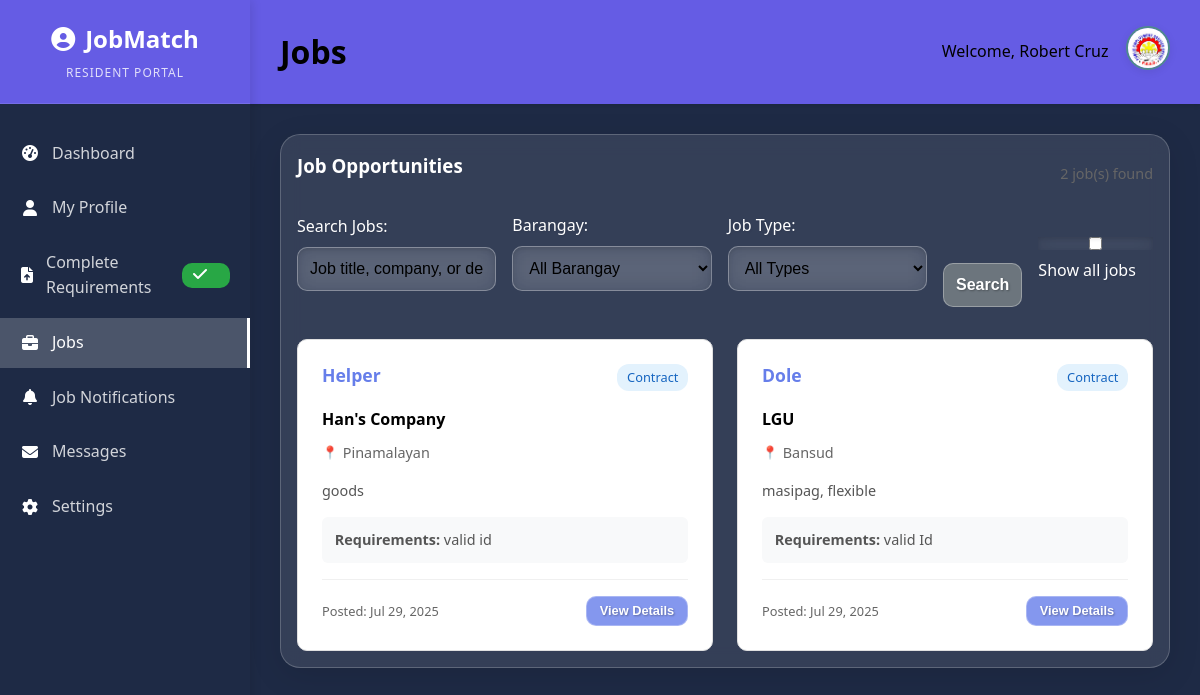
The app's page /PESO.BANSUD/resident/jobs.php (signed in) with its own data.
### tables this page shows
CREATE TABLE `jobs` (
  `id` int(11) NOT NULL,
  `title` varchar(200) NOT NULL,
  `company` varchar(200) NOT NULL,
  `description` text DEFAULT NULL,
  `requirements` text DEFAULT NULL,
  `location` varchar(200) DEFAULT NULL,
  `job_type` enum('Full-time','Part-time','Contract','Temporary') NOT NULL,
  `barangay_id` int(11) DEFAULT NULL,
  `status` enum('Active','Inactive','Closed') DEFAULT 'Active',
  `max_positions` int(11) DEFAULT 1,
  `deadline` datetime DEFAULT NULL,
  `created_by` int(11) DEFAULT NULL,
  `created_at` timestamp NOT NULL DEFAULT current_timestamp(),
  `updated_at` timestamp NOT NULL DEFAULT current_timestamp() ON UPDATE current_timestamp()
);

### PESO.BANSUD/resident/jobs.php (the view, shortened to what this page needs)
<?php
$database = new Database();
$db = $database->getConnection();
$resident_id = $_SESSION['user_id'];
$resident_query = "SELECT * FROM residents WHERE id = :id";
$resident_stmt = $db->prepare($resident_query);
$resident_stmt->bindParam(':id', $resident_id);
$resident_stmt->execute();
$resident_data = $resident_stmt->fetch(PDO::FETCH_ASSOC);
$search = $_GET['search'] ?? '';
$barangay_filter = $_GET['barangay'] ?? '';
$show_all = $_GET['show_all'] ?? '';
$where_conditions = ["j.status = 'Active'"];
$params = [];
if (!empty($barangay_filter)) {
    $where_conditions[] = "(j.barangay_id = :barangay_filter OR j.barangay_id IS NULL)";
    $params[':barangay_filter'] = $barangay_filter;
} elseif (empty($show_all) && $resident_data['barangay_id']) {
    $where_conditions[] = "(j.barangay_id = :resident_barangay OR j.barangay_id IS NULL)";
    $params[':resident_barangay'] = $resident_data['barangay_id'];
}
$where_clause = 'WHERE ' . implode(' AND ', $where_conditions);
$query = "SELECT j.*, b.name as barangay_name,
          (SELECT COUNT(*) FROM job_notifications jn WHERE jn.job_id = j.id AND jn.resident_id = :resident_id) as is_notified
          FROM jobs j
          LEFT JOIN barangays b ON j.barangay_id = b.id
          $where_clause
          ORDER BY j.created_at DESC";
$stmt = $db->prepare($query);
$stmt->bindParam(':resident_id', $resident_id);
foreach ($params as $key => $value) {
    $stmt->bindValue($key, $value);
}
$stmt->execute();
$jobs = $stmt->fetchAll(PDO::FETCH_ASSOC);
?>
<!DOCTYPE html>
<html lang="en">
<head>
    <link rel="stylesheet" href="../assets/css/style.css">
    <link rel="stylesheet" href="../assets/css/resident/rjobs.css">
    <link rel="stylesheet" href="../assets/css/profilePic.css">
    <link rel="stylesheet" href="../assets/css/resident/requirements-sidebar.css">
    <link rel="stylesheet" href="https://cdnjs.cloudflare.com/ajax/libs/font-awesome/6.5.1/css/all.min.css">
</head>
<body>
    <div class="main-container">
        <div class="sidebar mobile-hidden" id="sidebar">
            <div class="sidebar-header">
                <h2><i class="fas fa-user-circle"></i> JobMatch</h2>
                <span class="resident-label">Resident Portal</span>
            </div>
            <nav class="sidebar-nav">
                <ul>
                    <li><a href="dashboard.php"><i class="fas fa-tachometer-alt"></i> Dashboard</a></li>
                    <li><a href="profile.php"><i class="fas fa-user"></i> My Profile</a></li>
                     <li><a href="requirements.php"><i class="fas fa-file-upload"></i> Complete Requirements <span class="badge completed"><i class="fas fa-check"></i></span></a></li>
                    <li><a href="jobs.php" class="active"><i class="fas fa-briefcase"></i> Jobs</a></li>
                    <li><a href="notifications.php"><i class="fas fa-bell"></i> Job Notifications
                    </a></li>
                    <li><a href="messages.php"><i class="fas fa-envelope"></i> Messages
                    </a></li>
                    <li><a href="settings.php"><i class="fas fa-cog"></i> Settings</a></li>
                </ul>
            </nav>
        </div>
        <div class="main-content has-sidebar-toggle" id="mainContent">
            <div class="header">
                <h1>Jobs</h1>
                <div class="user-info">
                    <span>Welcome, <?php echo htmlspecialchars($_SESSION['username']); ?></span>
                    <div class="profile-dropdown">
                        <img src="<?php echo !empty($resident_data['profile_picture']) ? '../images/' . htmlspecialchars($resident_data['profile_picture']) : '../images/PesoLogo.jpg'; ?>" class="profile-pic" id="profilePic" alt="Profile Picture">
                    </div>
                </div>
            </div>
        <div class="dashboard-container">
        <div class="dashboard-card">
            <div style="display: flex; justify-content: space-between; align-items: center; margin-bottom: 1rem;">
                <h3>Job Opportunities</h3>
                <div class="job-count">
                    <span><?php echo count($jobs); ?> job(s) found</span>
                </div>
            </div>
            <form method="GET" style="margin-bottom: 2rem;">
                <div style="display: grid; grid-template-columns: 1fr 1fr 1fr auto auto; gap: 1rem; align-items: end;">
                    <div class="form-group">
                        <label for="search">Search Jobs:</label>
                        <input type="text" name="search" id="search" value="<?php echo htmlspecialchars($search); ?>" placeholder="Job title, company, or description">
                    </div>
                    <div class="form-group">
                        <label for="barangay">Barangay:</label>
                        <select name="barangay" id="barangay">
                            <option value="">All Barangay</option>
                        </select>
                    </div>
                    <div class="form-group">
                        <label for="type">Job Type:</label>
                        <select name="type" id="type">
                            <option value="">All Types</option>
                        </select>
                    </div>
                    <button type="submit" class="btn-secondary">Search</button>
                    <div class="form-group">
                        <label>
                            <input type="checkbox" name="show_all" value="1" <?php echo $show_all ? 'checked' : ''; ?>>
                            Show all jobs
                        </label>
                    </div>
                </div>
            </form>
            <?php if (empty($jobs)): ?>
                <div class="no-jobs">
                    <h4>No jobs found</h4>
                    <p>Try adjusting your search criteria or check back later for new opportunities.</p>
                    <a href="?show_all=1" class="btn-primary">Show All Available Jobs</a>
                </div>
            <?php else: ?>
                <div class="jobs-grid">
                    <?php foreach ($jobs as $job): ?>
                    <div class="job-card <?php echo $job['is_notified'] > 0 ? 'notified' : ''; ?>">
                        <div class="job-header">
                            <h4><?php echo htmlspecialchars($job['title']); ?></h4>
                            <div class="job-badges">
                                <span class="job-type-badge"><?php echo htmlspecialchars($job['job_type']); ?></span>
                            </div>
                        </div>
                        <div class="job-company">
                            <strong><?php echo htmlspecialchars($job['company']); ?></strong>
                        </div>
                        <div class="job-location">
                            <span class="location-icon">📍</span>
                            <?php echo htmlspecialchars($job['location'] ?: ($job['barangay_name'] ?: 'Any location')); ?>
                        </div>
                        <div class="job-description">
                            <?php
                            $description = $job['description'];
                            echo nl2br(htmlspecialchars(strlen($description) > 150 ? substr($description, 0, 150) . '...' : $description));
                            ?>
                        </div>
                        <?php if ($job['requirements']): ?>
                        <div class="job-requirements">
                            <strong>Requirements:</strong>
                            <?php
                            $requirements = $job['requirements'];
                            echo nl2br(htmlspecialchars(strlen($requirements) > 100 ? substr($requirements, 0, 100) . '...' : $requirements));
                            ?>
                        </div>
                        <?php endif; ?>
                        <div class="job-footer">
                            <div class="job-date">
                                Posted: <?php echo date('M j, Y', strtotime($job['created_at'])); ?>
                            </div>
                            <div class="job-actions">
                                <button onclick="viewJob(<?php echo $job['id']; ?>)" class="btn-primary btn-small">View Details</button>
                            </div>
                        </div>
                    </div>
                    <?php endforeach; ?>
                </div>
            <?php endif; ?>
        </div>
    </div>
            </div>
        </div>
</body>
</html>

### PESO.BANSUD/assets/css/style.css (style rules this page uses)
* { margin: 0; padding: 0; box-sizing: border-box; }
body { font-family: "Segoe UI", Tahoma, Geneva, Verdana, sans-serif; line-height: 1.6; color: black; background-color: rgb(30, 42, 69); }
.form-group { margin-bottom: 1rem; position: relative; z-index: 2; }
.form-group label { display: block; margin-bottom: 0.5rem; font-weight: 500; color: white; text-shadow: 1px 1px 2px rgba(0, 0, 0, 0.1); }
.form-group input, .form-group select, .form-group textarea { width: 100%; padding: 0.75rem; border: 1px solid rgba(255, 255, 255, 0.3); border-radius: 10px; font-size: 1rem; transition: all 0.3s ease; background: rgba(255, 255, 255, 0.1); backdrop-filter: blur(10px); -webkit-backdrop-filter: blur(10px); color: black; box-shadow: inset 0 2px 4px rgba(0, 0, 0, 0.1); }
.form-group input::placeholder { color: black; }
.btn-primary { width: fit-content; padding: 0.75rem; background: rgba(102, 126, 234, 0.8); backdrop-filter: blur(10px); -webkit-backdrop-filter: blur(10px); color: white; border: 1px solid rgba(255, 255, 255, 0.3); border-radius: 10px; font-size: 1rem; font-weight: 600; cursor: pointer; transition: all 0.3s ease; position: relative; z-index: 2; text-shadow: 1px 1px 2px rgba(0, 0, 0, 0.3); text-decoration: none; }
.btn-secondary { width: fit-content; padding: 0.75rem; background:#6c757d; backdrop-filter: blur(10px); -webkit-backdrop-filter: blur(10px); color: white; border: 1px solid rgba(255, 255, 255, 0.3); border-radius: 10px; font-size: 1rem; font-weight: 600; cursor: pointer; transition: all 0.3s ease; position: relative; z-index: 2; text-shadow: 1px 1px 2px rgba(0, 0, 0, 0.3); text-decoration: none; }
.dashboard-container { max-width: 1200px; margin: 0 auto; padding: 0rem; }
.header { background: green; padding: 2rem 2rem; box-shadow: 0 2px 4px rgba(0, 0, 0, 0.1); margin-bottom: 2rem; display: flex; justify-content: space-between; align-items: center; }
.header h1 { color: black; }
.user-info { display: flex; align-items: center; gap: 1rem; }
.dashboard-card { background: rgba(255, 255, 255, 0.1); backdrop-filter: blur(10px); -webkit-backdrop-filter: blur(10px); border: 1px solid rgba(255, 255, 255, 0.2); border-radius: 20px; box-shadow: 0 8px 32px rgba(0, 0, 0, 0.1); padding: 1rem; width: 100%; max-width: 100%; position: relative; overflow: hidden; }
.dashboard-card::before { content: ""; position: absolute; top: 0; left: -100%; width: 100%; height: 100%; background: linear-gradient(90deg, transparent, rgba(255, 255, 255, 0.1), transparent); animation: shine 3s infinite; }
.dashboard-card h3 { color: white; margin-bottom: 1rem; }
.main-container { display: flex; min-height: 100vh; }
.sidebar { width: 250px; background: rgb(30, 42, 69); color: white; position: fixed; height: 100vh; overflow-y: auto; z-index: 1000; box-shadow: 2px 0 10px rgba(0, 0, 0, 0.1); }
.sidebar-header { padding: 20px; border-bottom: 1px solid rgba(255, 255, 255, 0.1); text-align: center; background-color: rgb(101, 92, 228); }
.sidebar-header h2 { margin: 0; font-size: 24px; font-weight: bold; display: flex; align-items: center; justify-content: center; gap: 10px; }
.admin-label, .resident-label { font-size: 12px; opacity: 0.8; display: block; margin-top: 5px; text-transform: uppercase; letter-spacing: 1px; }
.sidebar-nav { padding: 20px 0; color: black; }
.sidebar-nav ul { list-style: none; padding: 0; margin: 0; }
.sidebar-nav li { margin: 5px 0; }
.sidebar-nav a { display: flex; align-items: center; padding: 12px 20px; color: rgba(255, 255, 255, 0.8); text-decoration: none; transition: all 0.3s ease; position: relative; font-weight: 500; }
.sidebar-nav a.active { background: rgba(255, 255, 255, 0.2); color: white; border-right: 3px solid #fff; }
.sidebar-nav a i { margin-right: 12px; font-size: 16px; width: 20px; text-align: center; color: white; }
.main-content { margin-left: 250px; flex: 1; background: rgb(30, 42, 69); min-height: 100vh; }
.main-content .header { background: rgb(101, 92, 228); padding: 26px 30px; box-shadow: 0 2px 4px rgba(0, 0, 0, 0.1); display: flex; justify-content: space-between; align-items: center; margin-bottom: 0; }
.main-content .header h1 { margin: 0; color: black; }
.main-content .dashboard-container { padding: 30px; }

### PESO.BANSUD/assets/css/resident/requirements-sidebar.css (style rules this page uses)
.sidebar-nav .badge { padding: 0.2rem 0.5rem; border-radius: 10px; font-size: 0.7rem; margin-left: 0.5rem; font-weight: bold; }
.sidebar-nav .badge.completed { background: #28a745; color: white; }

### records on screen
jobs: title "Helper", job_type "Contract", company "Han's Company", location "Pinamalayan", description "goods", requirements "valid id", created_at "Jul 29, 2025"
jobs: title "Dole", job_type "Contract", company "LGU", location "Bansud", description "masipag, flexible", requirements "valid Id", created_at "Jul 29, 2025"

### other values on screen
$_SESSION['username'] "Robert Cruz"
count($jobs) "2"
